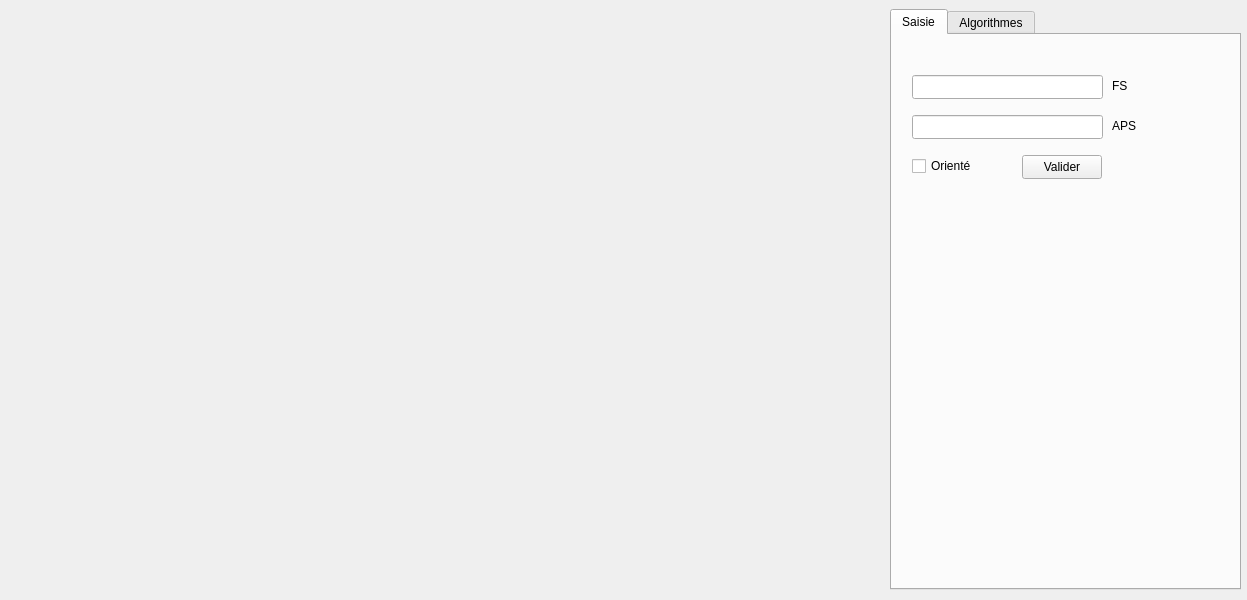
<?xml version="1.0" encoding="UTF-8"?>
<ui version="4.0">
 <class>Widget</class>
 <widget class="QWidget" name="Widget">
  <property name="geometry">
   <rect>
    <x>0</x>
    <y>0</y>
    <width>1247</width>
    <height>600</height>
   </rect>
  </property>
  <property name="windowTitle">
   <string>Widget</string>
  </property>
  <widget class="QTabWidget" name="tabWidget">
   <property name="geometry">
    <rect>
     <x>890</x>
     <y>9</y>
     <width>351</width>
     <height>581</height>
    </rect>
   </property>
   <property name="currentIndex">
    <number>0</number>
   </property>
   <widget class="QWidget" name="tab">
    <attribute name="title">
     <string>Saisie</string>
    </attribute>
    <widget class="QPushButton" name="Button_SaisieAPSFS">
     <property name="geometry">
      <rect>
       <x>130</x>
       <y>120</y>
       <width>80</width>
       <height>24</height>
      </rect>
     </property>
     <property name="text">
      <string>Valider</string>
     </property>
     <property name="default">
      <bool>false</bool>
     </property>
    </widget>
    <widget class="QLineEdit" name="lineEdit_Saisie_FS">
     <property name="geometry">
      <rect>
       <x>20</x>
       <y>40</y>
       <width>191</width>
       <height>24</height>
      </rect>
     </property>
    </widget>
    <widget class="QLineEdit" name="lineEdit_Saisie_APS">
     <property name="geometry">
      <rect>
       <x>20</x>
       <y>80</y>
       <width>191</width>
       <height>24</height>
      </rect>
     </property>
    </widget>
    <widget class="QLabel" name="label_FS">
     <property name="geometry">
      <rect>
       <x>220</x>
       <y>40</y>
       <width>61</width>
       <height>21</height>
      </rect>
     </property>
     <property name="text">
      <string>FS</string>
     </property>
    </widget>
    <widget class="QLabel" name="label_APS">
     <property name="geometry">
      <rect>
       <x>220</x>
       <y>80</y>
       <width>61</width>
       <height>21</height>
      </rect>
     </property>
     <property name="text">
      <string>APS</string>
     </property>
    </widget>
    <widget class="QCheckBox" name="checkBox_EstOriente">
     <property name="geometry">
      <rect>
       <x>20</x>
       <y>120</y>
       <width>78</width>
       <height>22</height>
      </rect>
     </property>
     <property name="text">
      <string>Orienté</string>
     </property>
    </widget>
   </widget>
   <widget class="QWidget" name="tab_2">
    <attribute name="title">
     <string>Algorithmes</string>
    </attribute>
    <widget class="QLabel" name="label_RetourPrufer">
     <property name="geometry">
      <rect>
       <x>260</x>
       <y>40</y>
       <width>61</width>
       <height>21</height>
      </rect>
     </property>
     <property name="text">
      <string>..................</string>
     </property>
    </widget>
    <widget class="QPushButton" name="Button_Prufer">
     <property name="geometry">
      <rect>
       <x>39</x>
       <y>40</y>
       <width>131</width>
       <height>24</height>
      </rect>
     </property>
     <property name="text">
      <string>Codage de Prufer</string>
     </property>
    </widget>
   </widget>
  </widget>
  <widget class="QWidget" name="widgetGraphe" native="true">
   <property name="geometry">
    <rect>
     <x>-1</x>
     <y>-1</y>
     <width>891</width>
     <height>581</height>
    </rect>
   </property>
  </widget>
 </widget>
 <resources/>
 <connections/>
</ui>
